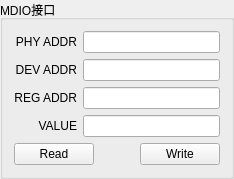
         <widget class="QGroupBox" name="groupBoxMdioInterface">
          <property name="title">
           <string>MDIO接口</string>
          </property>
          <layout class="QGridLayout" name="gridLayout_6">
           <item row="0" column="0">
            <layout class="QVBoxLayout" name="verticalLayout_6" stretch="1,0">
             <item>
              <layout class="QGridLayout" name="gridLayout_2" rowminimumheight="0,0,0,0">
               <item row="0" column="0">
                <widget class="QLabel" name="label_2">
                 <property name="text">
                  <string>PHY ADDR</string>
                 </property>
                 <property name="alignment">
                  <set>Qt::AlignRight|Qt::AlignTrailing|Qt::AlignVCenter</set>
                 </property>
                </widget>
               </item>
               <item row="2" column="0">
                <widget class="QLabel" name="label_3">
                 <property name="text">
                  <string>REG ADDR</string>
                 </property>
                 <property name="alignment">
                  <set>Qt::AlignRight|Qt::AlignTrailing|Qt::AlignVCenter</set>
                 </property>
                </widget>
               </item>
               <item row="1" column="0">
                <widget class="QLabel" name="label">
                 <property name="text">
                  <string>DEV ADDR</string>
                 </property>
                 <property name="alignment">
                  <set>Qt::AlignRight|Qt::AlignTrailing|Qt::AlignVCenter</set>
                 </property>
                </widget>
               </item>
               <item row="3" column="0">
                <widget class="QLabel" name="label_4">
                 <property name="text">
                  <string>VALUE</string>
                 </property>
                 <property name="alignment">
                  <set>Qt::AlignRight|Qt::AlignTrailing|Qt::AlignVCenter</set>
                 </property>
                </widget>
               </item>
               <item row="0" column="1">
                <widget class="QLineEdit" name="lineEditPhyAddr">
                 <property name="text">
                  <string/>
                 </property>
                </widget>
               </item>
               <item row="1" column="1">
                <widget class="QLineEdit" name="lineEditDevAddr"/>
               </item>
               <item row="2" column="1">
                <widget class="QLineEdit" name="lineEditRegAddr"/>
               </item>
               <item row="3" column="1">
                <widget class="QLineEdit" name="lineEditMdioValue"/>
               </item>
              </layout>
             </item>
             <item>
              <layout class="QHBoxLayout" name="horizontalLayout_8">
               <item>
                <widget class="QPushButton" name="BtnMdioRead">
                 <property name="text">
                  <string>Read</string>
                 </property>
                </widget>
               </item>
               <item>
                <spacer name="horizontalSpacer_3">
                 <property name="orientation">
                  <enum>Qt::Horizontal</enum>
                 </property>
                 <property name="sizeHint" stdset="0">
                  <size>
                   <width>40</width>
                   <height>20</height>
                  </size>
                 </property>
                </spacer>
               </item>
               <item>
                <widget class="QPushButton" name="BtnMdioWrite">
                 <property name="text">
                  <string>Write</string>
                 </property>
                </widget>
               </item>
              </layout>
             </item>
            </layout>
           </item>
          </layout>
         </widget>
